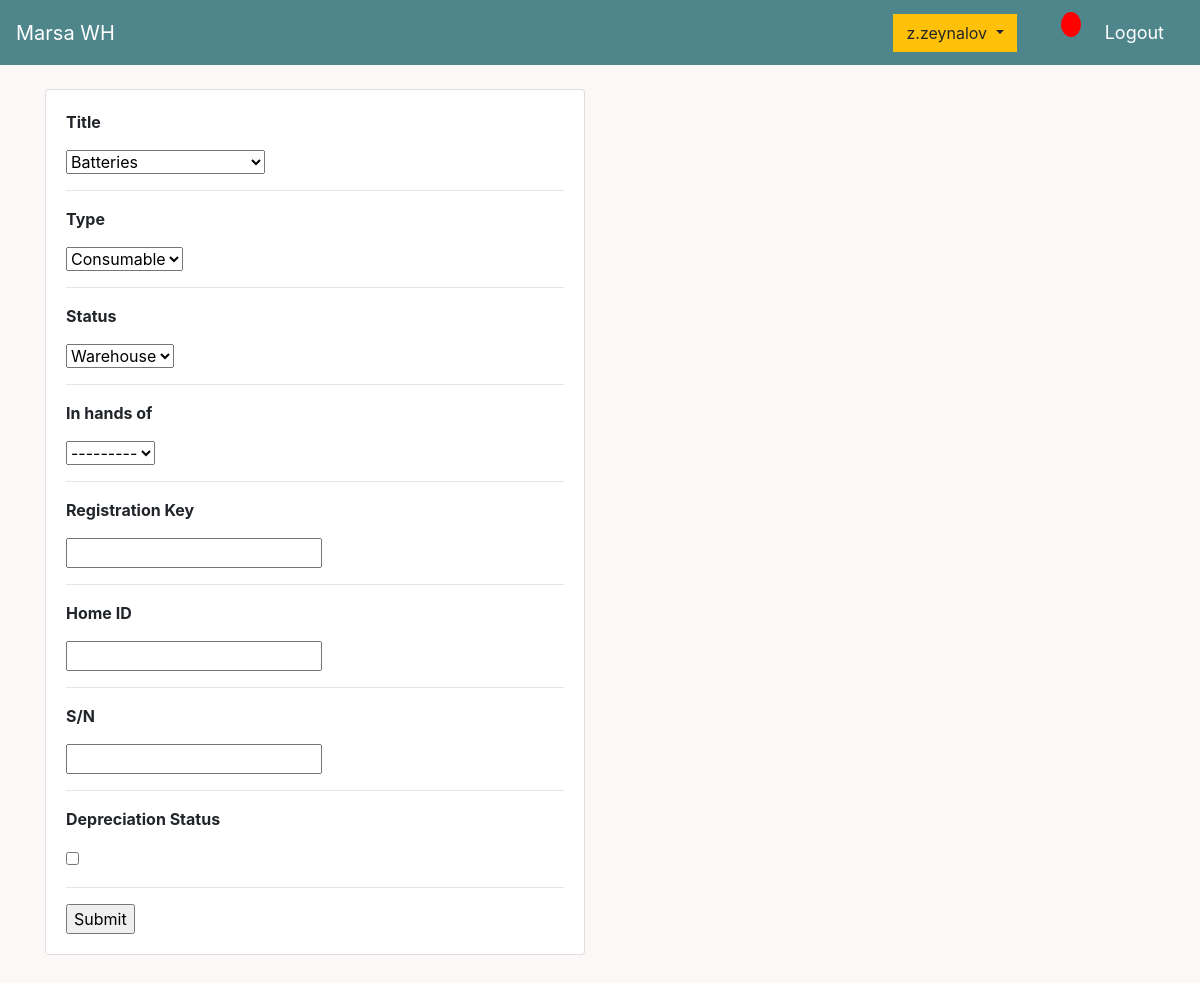
Page /item_update/282/ (signed in) on the committed database.
### main/models.py (models this page shows, shortened)
class InventoryItem(models.Model):
    STATUS = (
            ('Installed', 'Installed'),
            ('In hands of', 'In hands of'),
            ('Warehouse', 'Warehouse'),
            )
    title = models.ForeignKey(ItemTitle, on_delete=models.SET_NULL, null=True)
    date_registered = models.DateTimeField(auto_now_add=True)
    added_by = models.ForeignKey(TechUser, on_delete=models.SET_NULL, null=True, blank=True)
    item_type = models.ForeignKey(ItemType, on_delete=models.SET_NULL, null=True)
    held_by = models.ForeignKey(Holder, on_delete=models.SET_NULL, null=True, blank=True)
    status = models.CharField(max_length=15, null=True, choices=STATUS, default="Warehouse")
    registration_key = models.CharField(max_length=15, null=True, blank=True)
    home_id = models.CharField(max_length=15, null=True, blank=True)
    physical_serial_number = models.CharField(max_length=11, null=True, blank=True)
    depreciated_status = models.BooleanField(default=False)
    imei_1 = models.CharField(max_length=45, null=True, blank=True)
    imei_2 = models.CharField(max_length=45, null=True, blank=True)
    phone_number_1 = models.CharField(max_length=30, null=True, blank=True)
    phone_number_2 = models.CharField(max_length=30, null=True, blank=True)

### main/decorators.py (the view)
		def wrapper_func(request, *args, **kwargs):
			group = None
			if request.user.groups.exists():
				group = request.user.groups.all()[0].name
			else:
				return render(request, 'group_not_fitting.html')
			if group in allowed_roles:
				return view_func(request, *args, **kwargs)
			else:
				return render(request, 'login.html')

### main/forms.py
class InventoryItemForm(ModelForm):
    class Meta:
        model = InventoryItem
        fields = '__all__'

### main/models.py (called while the page is built)
    def __str__(self):
        return self.holder_name

    def __str__(self):
        return self.item_name

    def __str__(self):
        return self.type_name

### main/views.py (called while the page is built, shortened)
@login_required(login_url='login')
@allowed_users(allowed_roles=["Inventorizer"])
def updateItem(request, pk):
    item = get_object_or_404(InventoryItem, pk=pk)
    form = InventoryItemForm(instance=item)
    tech_user = TechUser.objects.get(user=request.user)
    context = {'form':form}
    return render(request, 'inventory_item_update.html', context)

### templates/inventory_item_update.html (shortened to what this page needs)
{%  extends 'main.html' %}
{% load static %}
{% block content %}
<div class="row">
	<div class="col-md-6">
		<div class="card card-body">
			<form action="" method="POST">
				<p><strong>Title</strong></p>
				{{form.title}}
					<hr>
				<p><strong>Type</strong></p>
				{{form.item_type}}
					<hr>
				<p><strong>Status</strong></p>
				{{form.status}}
					<hr>
				<p><strong>In hands of</strong></p>
				{{form.held_by}}
					<hr>
				<p><strong>Registration Key</strong></p>
				{{form.registration_key}}
					<hr>
				<p><strong>Home ID</strong></p>
				{{form.home_id}}
					<hr>
				<p><strong>S/N</strong></p>
				{{form.physical_serial_number}}
					<hr>
				<p><strong>Depreciation Status</strong></p>
				{{form.depreciated_status}}
					<hr>
				<input type="submit" name="Submit">
			</form>
		</div>
	</div>
</div>
{% endblock %}

### templates/main.html (shortened to what this page needs)
{% load static %}
<!DOCTYPE html>
<html>
<head>
    <link rel="stylesheet" href="https://stackpath.bootstrapcdn.com/bootstrap/4.4.1/css/bootstrap.min.css">
    <link rel="stylesheet" href="https://use.fontawesome.com/releases/v5.6.1/css/all.css">
    <link rel="stylesheet" type="text/css" href="{% static 'css/master.css' %}">
</head>
<body>
    <nav class="navbar navbar-expand-lg navbar-dark bg-dark">
      {% if request.user.is_staff %}
      <a class="navbar-brand" href="{% url 'index_view' %}">Marsa WH</a>
      {% else %}
      <a class="navbar-brand" href="{% url 'tech_dashboard' %}">Marsa WH</a>
      {% endif %}
      <div class="collapse navbar-collapse" id="navbarSupportedContent">
        <ul class="navbar-nav mr-auto">
          <li class="nav-item active">
            <a class="nav-link" href=""> <span class="sr-only">(current)</span></a>
          </li>
          <li class="nav-item active">
            <a class="nav-link" href=""> <span class="sr-only">(current)</span></a>
          </li>
        </ul>
        </div>
      <div class="form-inline my-2 my-lg-0">
            {% if request.user.is_authenticated %}
                {% if request.user.is_staff %}
                        <span style="font-size: 18px;color: #fff;margin-right: 20px;">
                        <div class="btn-group">
                          <button type="button" class="btn btn-warning dropdown-toggle" data-toggle="dropdown" aria-haspopup="true" aria-expanded="false">
                             {{request.user}}
                          </button>
                        </div>
                        </span>
                        <span><a class="dropdown-item" href="{% url 'alarm_list' %}"><p id="cart-total">{{unchecked_alarms_count}}</p></a></span>
                        <span><a style="font-size: 18px;color: #fff;margin-right: 20px;" href="{% url 'logout' %}">Logout</a></span>
                    {% endif %}
            {% else %}
            <a href="{% url 'login' %}" class="btn btn-warning">Login</a>
            {% endif %}
        </div>
    </nav>
     <div class="container">
            <br>
            {% block content %}
            {% endblock content %}
     </div>
    <br>
    <br>
    <br>
    <br>
</body>
</html>

### static/css/master.css (style rules this page uses)
body { margin: 0; padding: 0; height: 100%; background-color: hsl(0, 40%, 98%); }
.bg-dark { background-color: #4f868c!important; }
#cart-total { display: block; text-align: center; color:#fff; background-color: red; width: 20px; height: 25px; border-radius: 50%; font-size: 14px; }
.btn { border-radius: 0; }

### rows in the picture
InventoryItem: title "Batteries", item_type "Consumable", status "Warehouse", held_by "---------"

### other values in the picture
{{ request.user }} "z.zeynalov"
